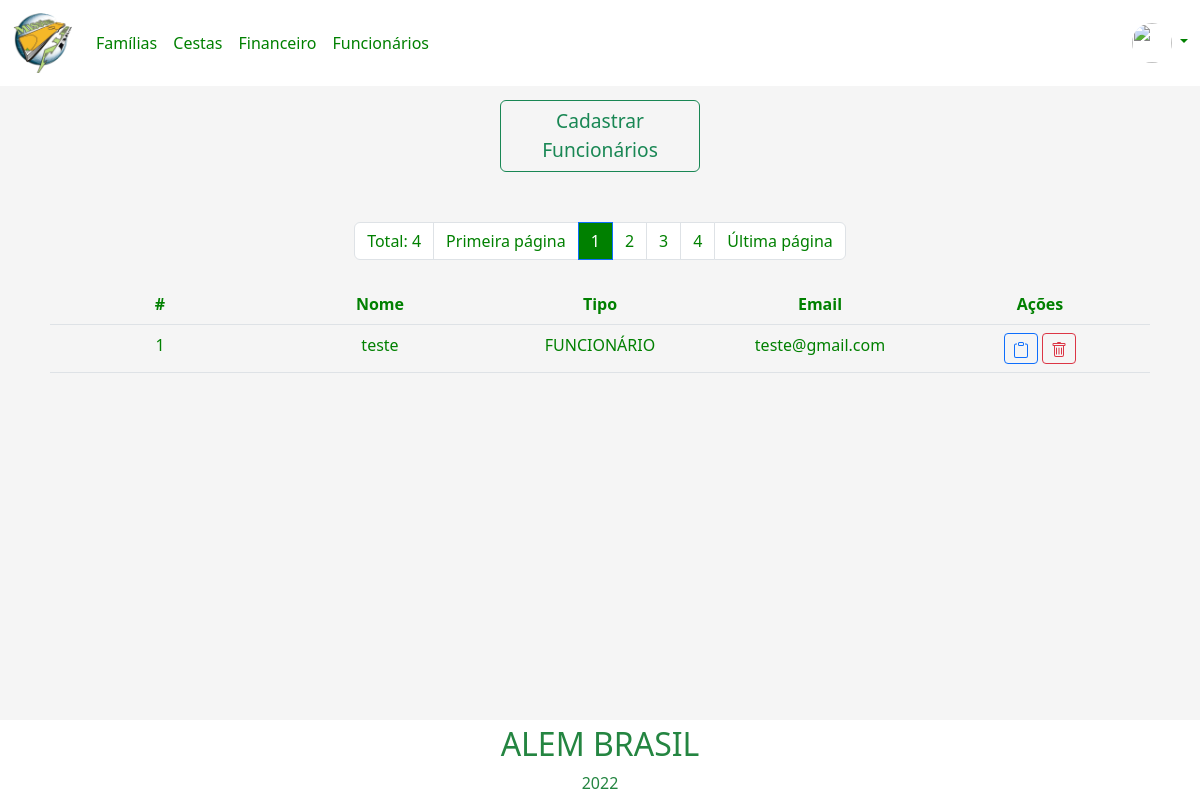
The app's page /pages/funcionarios/funcionarios.php (signed in) with its own data.
### tables this page shows
create table usuario(
    id_usuario int(4) primary key not null auto_increment,
    nome_usuario varchar(20) not null,
    senha_usuario char(40) not null,
    tipo_usuario varchar(1) not null,
    email_usuario varchar(90) not null,
	foto_usuario char(40),
    imagem_usuario blob,
    recuperar_senha varchar(200)
);

### pages/funcionarios/funcionarios.php (the view, shortened to what this page needs)
<?php
    if((!isset($_SESSION['nomeUsuario']) == true) and (!isset($_SESSION['tipoUsuario']) == true))
    {
        unset($_SESSION['nomeUsuario']);
        unset($_SESSION['tipoUsuario']);
        header('location: ../../index.php');
    }else if ($_SESSION['tipoUsuario'] != 'A'){
        echo "<script LANGUAGE= 'JavaScript'>
            window.alert('Você não possui acesso a essa página');
            window.location.href='../home.php';
            </script>";
    }else{
        $logado = $_SESSION['idUsuario'];
        $banco = new conexao();
        $con = $banco->getConexao();
        $sql = "select imagem_usuario from usuario where id_usuario = '$logado'";
        $result = $con->query($sql);
        if ($result->rowCount() > 0) {
            while ($row = $result->fetch()) {
            $imagemUsuario = $row['imagem_usuario'];
            }
        }
    }
    $quantidade = 1;
    $pagina = (isset($_GET['pagina']))?(int)$_GET['pagina']:1;
    $inicio = ($quantidade * $pagina) - $quantidade;
?>
<!DOCTYPE html>
<html lang="pt-br">
<head>
    <link href="https://cdn.jsdelivr.net/npm/bootstrap@5.2.0-beta1/dist/css/bootstrap.min.css" rel="stylesheet"
>
</head>
<header>
    <nav class="navbar navbar-expand-lg headerNavBar">
        <div class="container-fluid">
            <a class="navbar-brand" href="../home.php"><img src='../../imgs/logo2.png' width="60"></a>
            <div class="collapse navbar-collapse navBarLinks" id="navbarSupportedContent">
                <ul class="navbar-nav me-auto mb-2 mb-lg-0">
                    <li class="nav-item">
                        <a class="nav-link " href="../responsavelFamilia/responsavelFamilia.php">Famílias</a>
                    </li>
                    <li class="nav-item">
                        <a class="nav-link" href="../cestas/cestas.php">Cestas</a>
                    </li>
                    <li class="nav-item">
                        <a class="nav-link" href="../financeiro/financeiro.php">Financeiro</a>
                    </li>
                    <li class="nav-item">
                        <a class="nav-link" href="funcionarios.php">Funcionários</a>
                    </li>
                </ul>
                <li class="nav-item dropdown dropDownMenu">
                    <a class="nav-link dropdown-toggle" href="#" id="navbarDropdown" role="button"
                        data-bs-toggle="dropdown" aria-expanded="false">
                        <?php echo '<img src="data:../../imgs/conta;base64,' . base64_encode($imagemUsuario) . '" style="border-radius:50px;width: 40px; height: 40px;">' ?>
                    </a>
                </li>
            </div>
        </div>
    </nav>
</header>
<body>
    <div class="container-fluid">
        <div class="row">
            <div class="col m-auto">
                <button type="button" class="btn btn-outline-success buttonCadastro" data-bs-toggle="modal"
                    data-bs-target="#exampleModal">Cadastrar
                    <br> Funcionários</button>
            </div>
        </div>
    </div>
    <ul class="pagination justify-content-center navPaginacao">
        <?php
    $con = mysqli_connect("localhost","root","","ong");
    $sqlTotal = "SELECT id_usuario FROM usuario";
    $qrTotal = mysqli_query($con, $sqlTotal) or die( mysqli_error($con));
    $numTotal = mysqli_num_rows($qrTotal);
    $totalPagina = ceil($numTotal/$quantidade);
    ?>
        <li class="page-item"><span class="page-link"><?php echo "Total: ".$numTotal ?></span></li>
        <li class="page-item"><a class="page-link" href="?menuop=usuario&pagina=1">Primeira página</a></li>
        <?php
    for($i=1;$i<=$totalPagina;$i++){
        if($i>=($pagina-5) && $i <= ($pagina+5)){
            if($i==$pagina){
                ?>
        <li class="page-item"><span class="page-link active"><?php echo $i ?></span></li>
        <?php
            }else{
                ?>
        <li class="page-item"><a class="page-link" href="?menuop=usuario&pagina= <?php echo $i ?>"> <?php echo $i?> </a>
        </li>
        <?php
            }
        }
    }
        ?>
        <li class="page-item"><a class="page-link" href="?menuop=usuario&pagina=<?php echo $totalPagina ?>">Última
                página</a></li>
    </ul>
    <div class="container">
        <div class="overflow-auto">
            <div class="column">
                <div class="m-2 ">
                    <table class="table funcionarioTable">
                        <thead>
                            <th scope="col">#</th>
                            <th scope="col">Nome</th>
                            <th scope="col">Tipo</th>
                            <th scope="col">Email</th>
                            <th scope="col">Ações</th>
                        </thead>
                        <tbody>
                            <?php
                                $sql= "SELECT * FROM usuario LIMIT $inicio, $quantidade";
                                $banco = new conexao();
                                $con = $banco->getConexao();
                                $result = $con->query($sql);
                                while($row = $result->fetch()){
                                    ?>
                            <tr>
                                <td style='text-align:center'><span
                                        id="nome<?php echo $row['id_usuario']; ?>"><?php echo $row['id_usuario']; ?></span>
                                </td>
                                <td style='text-align:center'><span
                                        id="nome<?php echo $row['nome_usuario']; ?>"><?php echo $row['nome_usuario']; ?></span>
                                </td>
                                <td style='text-align:center'><span id="tipo<?php echo $row['tipo_usuario']; ?>"><?php if($row['tipo_usuario'] == "A"){
                                            echo "ADMINISTRADOR";
                                        }else if ($row['tipo_usuario'] == "F"){
                                            echo "FUNCIONÁRIO";
                                        }else{
                                            echo "ERRO";
                                        } ?></span>
                                </td>
                                <td style='text-align:center'><span
                                        id="email<?php echo $row['email_usuario']; ?>"><?php echo $row['email_usuario']; ?></span>
                                </td>
                                <td style='text-align:center'>
                                    <button class='btn btn-sm btn-outline-primary consultFuncionario'
                                        value="<?php echo $row['id_usuario']; ?>">
                                    </button>
                                    <button class='btn btn-sm btn-outline-danger deleteFuncionario'
                                        value="<?php echo $row['id_usuario']; ?>">
                                    </button>
                                </td>
                            </tr>
                            <?php
                                    }
                                    ?>
                        </tbody>
                    </table>
                </div>
            </div>
        </div>
    </div>
<div class="containerFooter">
        <?php include('../footer.php'); ?>
    </div>
</body>
</html>

### records on screen
usuario: id_usuario "1", nome_usuario "teste", tipo_usuario "FUNCIONÁRIO", email_usuario "teste@gmail.com"

### other values on screen
$numTotal "4"
